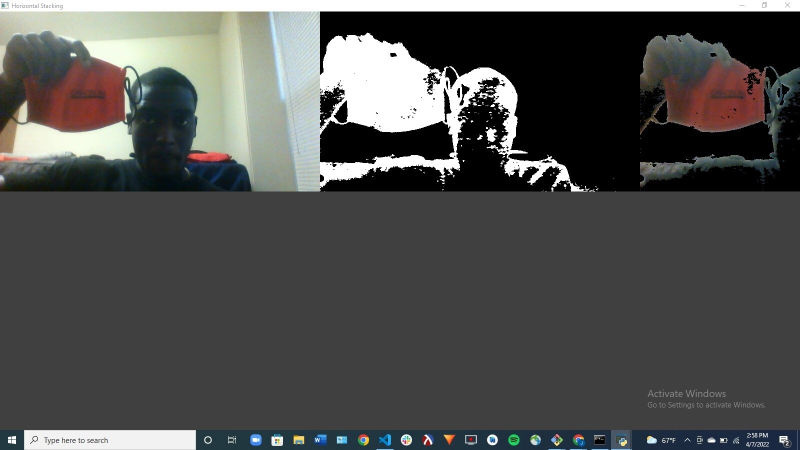
#> input picture testing_color_detection_windows.jpg, 1600 x 900 px, given in place of the camera (shown at 1/2 size)
$ python main.py
#> lines starting #> are read from the running program, lines starting #| are printed output that depends on the picture; after the words box and inside, x2 and y2 are one past the last pixel; in counts of white or black regions, pixels touching at a corner belong together
import cv2
import numpy as np

# Enable camera
frameWidth = 640
frameHeight = 400
cap = cv2.VideoCapture(0)
cap.set(3, frameWidth)
cap.set(4, frameHeight)

# import cascade file for facial recognition
faceCascade = cv2.CascadeClassifier(cv2.data.haarcascades + "haarcascade_frontalface_default.xml")

#Import cascade file for body recognition
bodyCascade = cv2.CascadeClassifier(cv2.data.haarcascades + "haarcascade_fullbody.xml")
'''
    # if you want to detect any object for example eyes, use one more layer of classifier as below:
    eyeCascade = cv2.CascadeClassifier(cv2.data.haarcascades + "haarcascade_eye_tree_eyeglasses.xml")
'''


def empty(a):
        pass

cv2.namedWindow("HSV")
cv2.resizeWindow("HSV", 640, 240)
cv2.createTrackbar("HUE Min","HSV", 0, 179,empty)
cv2.createTrackbar("HUE Max","HSV", 179, 179,empty)
cv2.createTrackbar("SAT Min","HSV", 0, 255,empty)
cv2.createTrackbar("SAT Max","HSV", 255, 255,empty)
cv2.createTrackbar("VALUE Min","HSV", 0, 255,empty)
cv2.createTrackbar("VALUE Max","HSV", 255, 255,empty)


while True:
    success, img = cap.read()
#> img is the input picture: shape (900, 1600, 3); mean B, G, R 79.1, 80.6, 80.1
    imgGray = cv2.cvtColor(img, cv2.COLOR_BGR2GRAY)
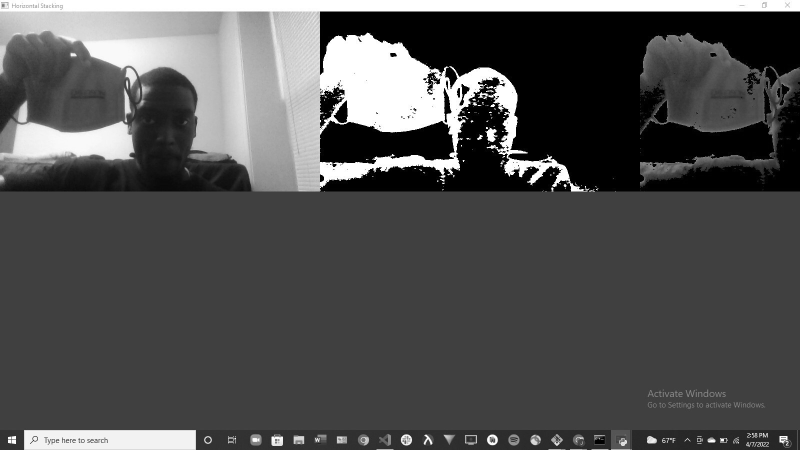
#> imgGray: shape (900, 1600) (shown at 1/2 size); min 0, max 255, mean 80.3

    # Getting corners around the face
    faces = faceCascade.detectMultiScale(imgGray, 1.3, 5)  # 1.3 = scale factor, 5 = minimum neighbor
#> faces = ()
    # drawing bounding box around face
    for (x, y, w, h) in faces:
        img = cv2.rectangle(img, (x, y), (x + w, y + h), (0, 255, 0), 3)
#> this loop made 0 passes

    # detecting fullbody
    body = bodyCascade.detectMultiScale(imgGray, 1.04, 2)
#> body = [[1513, 167, 39, 79], [203, 64, 240, 481]]
    # drawing bounding box for fullbody
    for (bx, by, bw, bh) in body:
        img = cv2.rectangle(img, (bx, by), (bx+bw, by+bh), (0, 255, 255), 2)
#> this loop made 2 passes
#> pass 1, `img = cv2.rectangle(img, (bx, by), (bx+bw, by+bh), (0, 255, 255), 2)`:
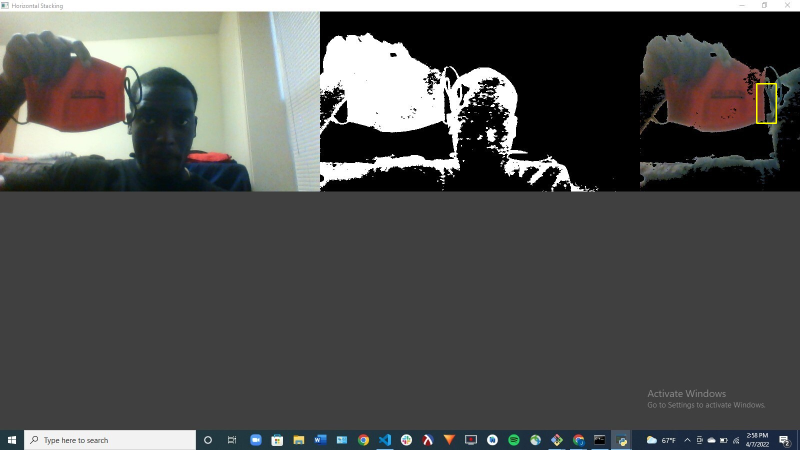
#> img: shape (900, 1600, 3) (shown at 1/2 size); 0.05% of pixels changed, all inside (x1, y1, x2, y2) = (1512, 166, 1554, 248)
#> pass 2, `img = cv2.rectangle(img, (bx, by), (bx+bw, by+bh), (0, 255, 255), 2)`:
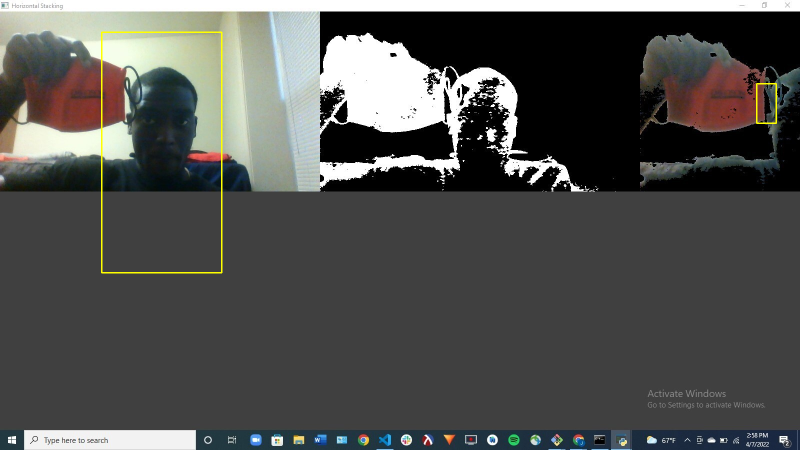
#> img: shape (900, 1600, 3) (shown at 1/2 size); 0.3% of pixels changed, all inside (x1, y1, x2, y2) = (202, 63, 445, 547)

    '''
    # detecting eyes
    eyes = eyeCascade.detectMultiScale(imgGray)
    # drawing bounding box for eyes
    for (ex, ey, ew, eh) in eyes:
        img = cv2.rectangle(img, (ex, ey), (ex+ew, ey+eh), (255, 0, 0), 3)
    '''
    #Color detection code
    imgHsv = cv2.cvtColor(img, cv2.COLOR_BGR2HSV)
#> imgHsv: shape (900, 1600, 3); mean H, S, V 16.8, 19.5, 83.8

    h_min = cv2.getTrackbarPos("HUE Min", "HSV")
    h_max = cv2.getTrackbarPos("HUE Max", "HSV")
    s_min= cv2.getTrackbarPos("SAT Min","HSV")
    s_max= cv2.getTrackbarPos("SAT Max","HSV")
    v_min = cv2.getTrackbarPos("VALUE Min","HSV")
    v_max = cv2.getTrackbarPos("VALUE Max","HSV")


    lower = np.array([h_min,s_min,v_min])
    upper = np.array([h_max,s_max,v_max])
    mask = cv2.inRange(imgHsv, lower, upper)
#> mask: shape (900, 1600); every value is 255
    result = cv2.bitwise_and(img, img, mask = mask)

    mask = cv2.cvtColor(mask, cv2.COLOR_GRAY2BGR)
#> mask: shape (900, 1600, 3); every value is 255
    hStack = np.hstack([img, mask, result])
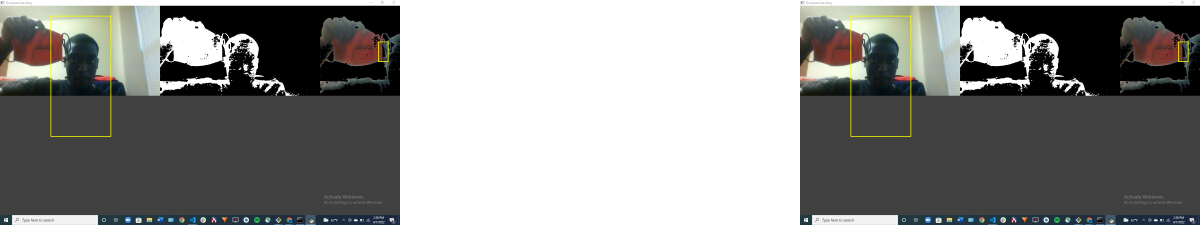
#> hStack: shape (900, 4800, 3) (shown at 1/4 size); mean B, G, R 137.5, 139.1, 138.7

    # [4 lines of commented-out code are left out]

    cv2.imshow('Result', result)

    if cv2.waitKey(1) & 0xFF == ord('q'):
#> (key q is pressed here)
        break

    # cv2.imshow('face_detect', img)
    if cv2.waitKey(10) & 0xFF == ord('q'):
        break

cap.release()
cv2.destroyWindow('face_detect')
